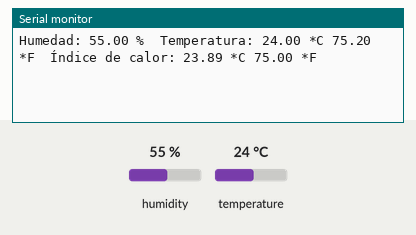
Recording of a sketch running on a simulated Arduino Uno, built with avr-gcc and run on an emulated ATmega328P. On the bench: the last lines printed to the serial monitor. The test bench sets the inputs (shaded band); at power-on: humidity 55 %, temperature 24 °C.

Above: at 18.0 s.
18.1 s: humidity set to 22 %
At 21.5 s:
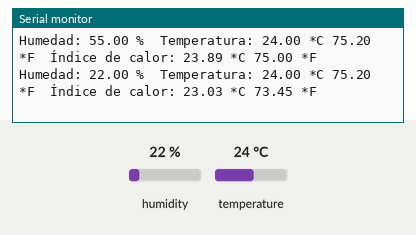
33.4 s: temperature set to 12 °C
At 43.0 s:
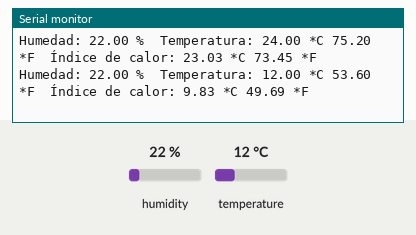
48.7 s: humidity set to 40 %
At 52.5 s:
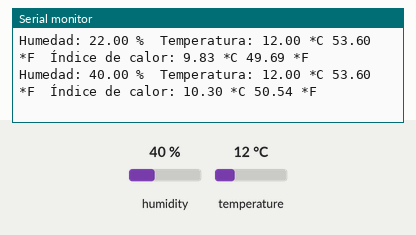
Timing chart, 0 to 54.0 s (numbered marks = the images above; inputs shaded):
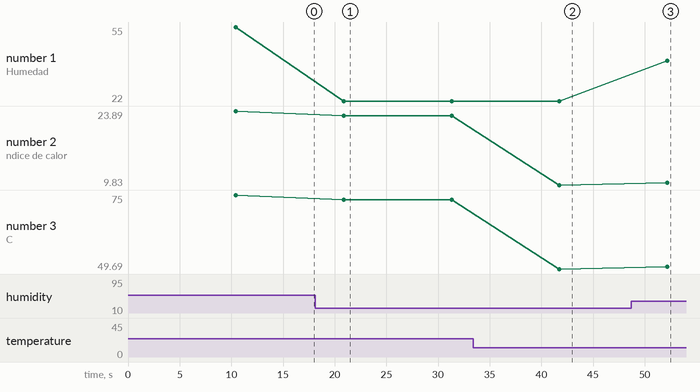

Measured:
- after the input at 18.1 s, the serial monitor: prints a new line after 2.8 s (image 1)
- after the input at 33.4 s, the serial monitor: prints a new line after 8.4 s (image 2)
- after the input at 48.7 s, the serial monitor: prints a new line after 3.5 s (image 3)
- plotted number 1: 55 → 22 after the input at 18.1 s, 22 → 40 after the input at 48.7 s
- plotted number 2: 23.89 → 23.03 after the input at 18.1 s, 23.03 → 9.83 after the input at 33.4 s, 9.83 → 10.3 after the input at 48.7 s
- plotted number 3: 75 → 73.45 after the input at 18.1 s, 73.45 → 49.69 after the input at 33.4 s, 49.69 → 50.54 after the input at 48.7 s

The sketch:

sketch_apr07a.ino
```cpp
#include <DHT.h>

#define DHTPIN 2
#define DHTTYPE DHT11

// Inicializamos el sensor DHT11
DHT dht(DHTPIN, DHTTYPE);

void setup() {
  // Inicializamos comunicación serial
  Serial.begin(9600);

  // Comenzamos el sensor DHT
  dht.begin();

}

void loop() {
    // Esperamos 10 segundos
  delay(10000);

  // Leemos la humedad relativa
  float h = dht.readHumidity();
  delay(200);
  // Leemos la temperatura en grados centígrados (por defecto)
  float t = dht.readTemperature();
  delay(200);
  // Leemos la temperatura en grados Fahreheit
  float f = dht.readTemperature(true);

  // Comprobamos si ha habido algún error en la lectura
  if (isnan(h) || isnan(t) || isnan(f)) {
    Serial.println("Error obteniendo los datos del sensor DHT11");
    return;
    }

  // Calcular el índice de calor en Fahreheit
  float hif = dht.computeHeatIndex(f, h);
  // Calcular el índice de calor en grados centígrados
  float hic = dht.computeHeatIndex(t, h, false);

  Serial.print("Humedad: ");
  Serial.print(h);
  Serial.print(" %\t");
  Serial.print("Temperatura: ");
  Serial.print(t);
  Serial.print(" *C ");
  Serial.print(f);
  Serial.print(" *F\t");
  Serial.print("Índice de calor: ");
  Serial.print(hic);
  Serial.print(" *C ");
  Serial.print(hif);
  Serial.println(" *F");

}
```
